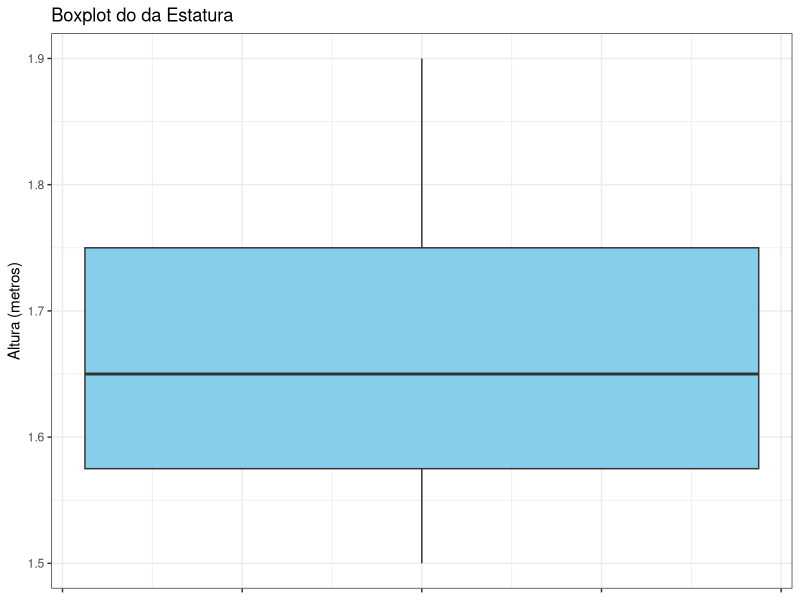

Write the R code that produced this figure.
library(readxl)  #pacote para leitura da base
library(ggplot2) #pacote para construção de gráficos

dados = read_excel("Base Casos.xlsx") #lendo base
ggplot(dados, aes(y = Estatura)) +  #construindo boxplot de estatura
  geom_boxplot(fill = "skyblue") +
  labs(title = "Boxplot do da Estatura", y = "Altura (metros)") +
  theme_bw() + 
  theme(axis.text.x = element_blank())

